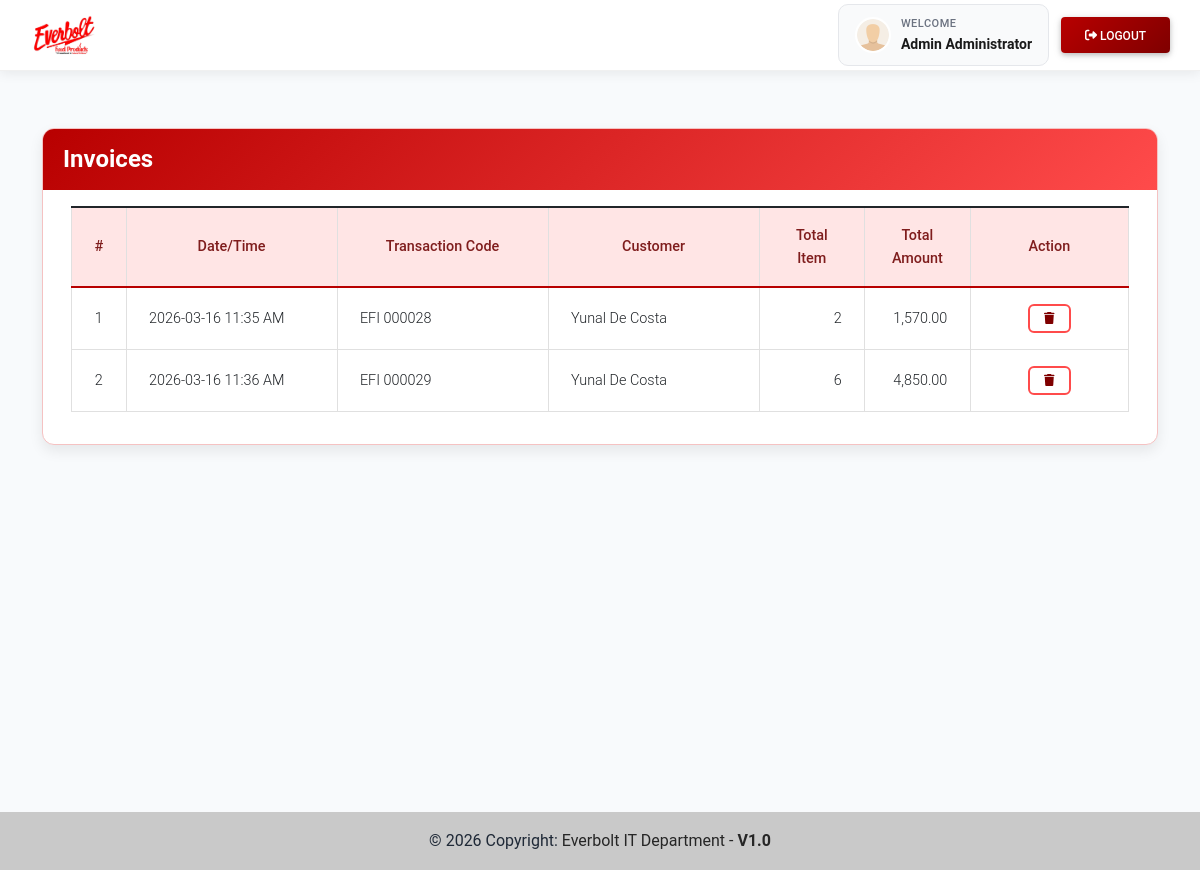
Page /invoices (signed in) on the committed database.
### imsApp/models.py (models this page shows, shortened)
class Invoice(models.Model):
    transaction = models.CharField(max_length = 250)
    customer = models.CharField(max_length = 250)
    total = models.FloatField(default= 0)
    date_created = models.DateTimeField(default=timezone.now)
    date_updated = models.DateTimeField(auto_now=True)
    def item_count(self):
        return Invoice_Item.objects.filter(invoice = self).aggregate(Sum('quantity'))['quantity__sum']

### imsApp/views.py (the view)
# urls.py: path('invoices', views.invoices, name='invoice-page'),
@login_required
def invoices(request):
    context['page_title'] = 'Invoices'
    context['invoices'] = Invoice.objects.all()
    return render(request, 'sales/invoices.html', context)

### imsApp/templates/sales/invoices.html (shortened to what this page needs)
{% extends 'layouts/base.html' %}
{% load humanize %}
{% load static %}
{% block extra_css %}
<link rel="stylesheet" href="{% static 'css/ims-sales.css' %}">
{% endblock extra_css %}
{% block pageContent %}
<div class="col-lg-12 col-md-12 col-sm-12 col-xs-12 invoices-page">
    <div class="card card-default invoice-list-card">
        <div class="card-header invoice-list-header">
            <div class="d-flex w-100 align-items-center justify-content-between">
                <h4 class="card-title fw-bold mb-0">Invoices</h4>
            </div>
        </div>
        <div class="card-body">
            <div class="container-fluid">
                <table class="table table-bordered" id="invoice-list">
                    <colgroup>
                        <col width="5%">
                        <col width="20%">
                        <col width="20%">
                        <col width="20%">
                        <col width="10%">
                        <col width="10%">
                        <col width="15%">
                    </colgroup>
                    <thead>
                        <tr>
                            <th class="text-center">#</th>
                            <th class="text-center">Date/Time</th>
                            <th class="text-center">Transaction Code</th>
                            <th class="text-center">Customer</th>
                            <th class="text-center">Total Item</th>
                            <th class="text-center">Total Amount</th>
                            <th class="text-center">Action</th>
                        </tr>
                    </thead>
                    <tbody>
                        {% for invoice in invoices %}
                        <tr>
                            <td class="align-middle text-center">{{ forloop.counter }}</td>
                            <td class="align-middle">{{ invoice.date_created|date:"Y-m-d h:i A" }}</td>
                            <td class="align-middle">{{ invoice.transaction }}</td>
                            <td class="align-middle">{{ invoice.customer }}</td>
                            <td class="align-middle text-end">{{ invoice.item_count|floatformat:0|intcomma }}</td>
                            <td class="align-middle text-end">{{ invoice.total|floatformat:2|intcomma }}</td>
                            <td class="align-middle text-center">
                                <button class="btn btn-outline-danger btn-sm delete-data"
                                        type="button"
                                        data-id="{{ invoice.pk }}"
                                        title="Delete">
                                    <i class="fa fa-trash"></i>
                                </button>
                            </td>
                        </tr>
                        {% endfor %}
                    </tbody>
                </table>
            </div>
        </div>
    </div>
</div>
{% endblock pageContent %}

### imsApp/templates/includes/topNavigation.html (shortened to what this page needs)
{% load static %}
<header>
    <nav class="main-navbar">
        <div class="navbar-container">
            <div class="navbar-content">
                <a href="{% url 'home-page' %}" class="navbar-brand-section">
                    <img src="{{ MEDIA_URL }}/default/logo.jpg"
                         alt="Everbolt Food Products"
                         class="navbar-logo">
                </a>
                <div class="navbar-actions">
                    {% if user.id %}
                    <a href="{% url 'profile' %}" class="user-profile">
                        <img src="{{ MEDIA_URL }}/default/default-avatar.png"
                             class="user-avatar">
                        <div class="user-info">
                            <span class="user-greeting">Welcome</span>
                            <span class="user-name">{{ user.first_name }} {{ user.last_name }}</span>
                        </div>
                    </a>
                    <a href="{% url 'logout' %}" class="btn btn-logout">
                        <i class="fas fa-sign-out-alt"></i> Logout
                    </a>
                    {% else %}
                    <a href="{% url 'login' %}" class="btn btn-login">
                        <i class="fas fa-sign-in-alt"></i> Login
                    </a>
                    {% endif %}
                </div>
            </div>
        </div>
    </nav>
</header>

### static/assets/default/css/style.css (style rules this page uses)
html, body { height: 100%; width: 100%; max-height: 100%; overflow: auto; display: flex; flex-direction: column; }
body>header { flex-shrink: auto; }

### static/css/ims-base.css (style rules this page uses)
:root { --ims-primary: #dc2626; --ims-primary-dark: #b91c1c; --ims-primary-light: #ef4444; --ims-primary-soft: #fee2e2; --ims-primary-soft-2: #fecaca; --ims-bg-soft: #fff5f5; --ims-text: #1f2937; --ims-text-muted: #6b7280; --ims-heading: #111827; --ims-border: #e5e7eb; --ims-border-soft: #f5c2c2; --ims-white: #ffffff; --ims-shadow-sm: 0 1px 3px rgba(0,0,0,.08), 0 1px 2px rgba(0,0,0,.04); --ims-shadow-md: 0 6px 14px rgba(0,0,0,.08); --ims-shadow-lg: 0 12px 28px rgba(220,38,38,.15), 0 6px 12px rgba(220,38,38,.10); --ims-radius-sm: 8px; --ims-radius-md: 10px; --ims-radius-lg: 12px; --ims-radius-xl: 20px; --ims-success: #10b981; --ims-success-dark: #059669; --ims-danger: #ef4444; }
body { color: var(--ims-text); background-color: #f8fafc; }
a { text-decoration: none; }

### static/css/ims-components.css (style rules this page uses)
.card, .card.card-default, .category-card, .product-card, .inv-card, .stock-card, .login-card { border: 1px solid var(--ims-border-soft); border-radius: var(--ims-radius-lg); box-shadow: var(--ims-shadow-md); overflow: hidden; }
.card-header, .category-header, .product-header, .inv-header, .card-header-custom { background: linear-gradient(135deg, var(--ims-primary) 0%, var(--ims-primary-dark) 100%); color: var(--ims-white); border-bottom: none; padding: 1rem 1.25rem; }
.card-header h4, .card-header .card-title, .category-header h4, .product-header h4, .inv-header h4, .card-header-custom h5 { margin: 0; font-weight: 700; }
.btn-primary, .btn-login, .submit-btn, .btn-logout, #add_new, #add_new_category { background: linear-gradient(135deg, var(--ims-primary) 0%, var(--ims-primary-dark) 100%); border-color: var(--ims-primary); color: var(--ims-white); }
.btn-outline-danger.btn-sm, .edit-data, .delete-data, .edit-category, .delete-category, .view-btn { transition: .25s ease; border-radius: 6px !important; }
.btn-outline-danger.btn-sm { border-color: var(--ims-primary-light); color: var(--ims-primary-dark); }
.table thead tr, #category-list thead tr, #product-list thead tr, #invoice-list thead tr, .table-custom thead { background: linear-gradient(135deg, var(--ims-primary-soft) 0%, var(--ims-primary-soft-2) 100%); color: var(--ims-primary-dark); font-weight: 700; }
.table thead th, #category-list thead th, #product-list thead th, #invoice-list thead th { border-bottom: 2px solid var(--ims-primary) !important; font-size: .9rem; }
.table tbody tr, #category-list tbody tr, #product-list tbody tr, #invoice-list tbody tr { transition: .2s ease; }

### static/css/ims-layout.css (style rules this page uses)
.main-navbar { background: var(--ims-white); box-shadow: 0 2px 12px rgba(0,0,0,.08); border-bottom: 1px solid #f0f0f0; padding: 0; position: fixed; top: 0; left: 0; right: 0; z-index: 1000; }
.navbar-container { max-width: 1400px; margin: 0 auto; padding: 0 30px; }
.navbar-content { display: flex; align-items: center; justify-content: space-between; height: 70px; }
.navbar-brand-section { display: flex; align-items: center; }
.navbar-logo { height: 45px; width: auto; transition: transform .3s ease; }
.navbar-actions { display: flex; align-items: center; gap: 12px; }
.user-profile, .mobile-user-profile { display: flex; align-items: center; padding: 10px 16px; background: #f9fafb; border-radius: var(--ims-radius-md); border: 1px solid var(--ims-border); }
.user-avatar { width: 36px; height: 36px; border-radius: 50%; object-fit: cover; margin-right: 10px; border: 2px solid var(--ims-white); }
.user-info { display: flex; flex-direction: column; align-items: flex-start; }
.user-greeting { font-size: 11px; color: var(--ims-text-muted); font-weight: 500; text-transform: uppercase; letter-spacing: .5px; }
.user-name { font-size: 14px; color: #1a1a1a; font-weight: 600; }

### static/css/ims-sales.css (style rules this page uses)
.invoices-page { padding-top: 20px; padding-bottom: 30px; }
.invoices-page { padding-top: 10px; padding-bottom: 20px; }
.invoice-list-card { border-radius: var(--ims-radius-lg); }
.invoice-list-header { background: linear-gradient(135deg, var(--ims-primary) 0%, var(--ims-primary-light) 100%); color: #fff; border-bottom: none; }
#invoice-list thead tr { background: #ffe5e5; color: #7f1d1d; }
#invoice-list thead th { border-bottom: 1px solid #fecaca; }
#invoice-list td, #invoice-list th { vertical-align: middle; }
:root { --ims-primary: #b80000; --ims-primary-light: #ff4b4b; --ims-primary-dark: #7f0000; --ims-border-soft: #f5c2c2; --ims-bg-soft: #fff5f5; }

### rows in the picture
Invoice: date_created "2026-03-16 11:35 AM", transaction "EFI 000028", customer "Yunal De Costa", item_count "2", total "1,570.00"
Invoice: date_created "2026-03-16 11:36 AM", transaction "EFI 000029", customer "Yunal De Costa", item_count "6", total "4,850.00"

### other values in the picture
{{ user.first_name }} "Admin"
{{ user.last_name }} "Administrator"
